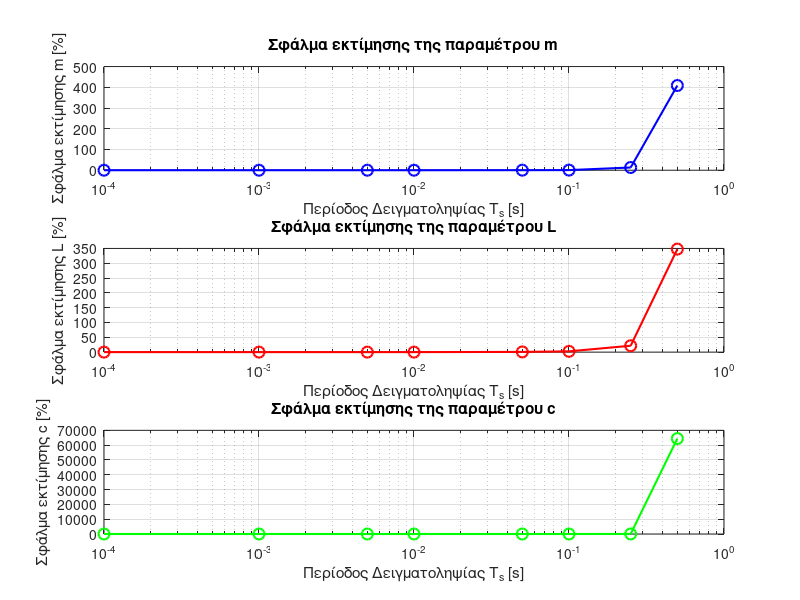

Write the MATLAB code that produced this figure.
clc; clear; close all;

% Πραγματικές παράμετροι συστήματος
m_true = 0.75;   % kg
L_true = 1.25;   % m
c_true = 0.15;   % N*m*sec
g = 9.81;        % m/sec^2
A0 = 4;          % Αρχικό πλάτος εισόδου
omega = 2;       % Συχνότητα εισόδου [rad/s]
T_sim = 20;      % Χρόνος προσομοίωσης (sec)

% Πίνακας περιόδων δειγματοληψίας
Ts_values = [0.0001 0.001 0.005 0.01 0.05 0.1 0.25 0.5];

% Αποθήκευση σφαλμάτων εκτίμησης
errors_m = zeros(size(Ts_values));
errors_L = zeros(size(Ts_values));
errors_c = zeros(size(Ts_values));

% Ορισμός συνεχούς συστήματος
A = [0 1; -g/L_true -c_true/(m_true*L_true^2)];
B = [0; 1/(m_true*L_true^2)];
C = [1 0];
D = 0;
sys = ss(A, B, C, D);

for i = 1:length(Ts_values)
    Ts = Ts_values(i); % Τρέχουσα περίοδος δειγματοληψίας

    % Δημιουργία χρόνου και εισόδου
    t_sampled = 0:Ts:T_sim;
    u_sampled = A0 * sin(omega * t_sampled);

    % Απόκριση συστήματος
    [y, ~, x] = lsim(sys, u_sampled, t_sampled);

    % Φιλτράρισμα του y με Savitzky-Golay
    y_smooth = sgolayfilt(y, 3, 11);

    % Υπολογισμός 1ης και 2ης παραγώγου του y
    y_dot = gradient(y_smooth, Ts);
    y_ddot = gradient(y_dot, Ts);

    % Μείωση δείγματος για αποφυγή θορύβου στα άκρα
    N = length(y) - 5;

    % Εφαρμογή μεθόδου ελαχίστων τετραγώνων στη μορφή της εξίσωσης κίνησης
    Phi = [-y_smooth(1:N), -y_dot(1:N), u_sampled(1:N)'];
    y_target = y_ddot(1:N);

    % Εκτίμηση παραμέτρων
    theta_hat = (Phi' * Phi + 1e-6 * eye(size(Phi,2))) \ (Phi' * y_target);
    alpha1_hat = theta_hat(1);
    alpha2_hat = theta_hat(2);
    b1_hat = theta_hat(3);

    % Υπολογισμός των L, m, c από τις εκτιμήσεις
    L_hat = g / alpha1_hat;
    m_hat = 1 / (b1_hat * L_hat^2);
    c_hat = alpha2_hat * m_hat * L_hat^2;

    % Υπολογισμός σχετικών σφαλμάτων
    errors_m(i) = abs((m_hat - m_true) / m_true) * 100;
    errors_L(i) = abs((L_hat - L_true) / L_true) * 100;
    errors_c(i) = abs((c_hat - c_true) / c_true) * 100;
end

% Δημιουργία διαγραμμάτων για τα σφάλματα εκτίμησης των παραμέτρων
figure('Position', [100, 100, 900, 600]);

subplot(3,1,1);
semilogx(Ts_values, errors_m, 'bo-', 'LineWidth', 1.5, 'MarkerSize', 8);
grid on;
xlabel('Περίοδος Δειγματοληψίας T_s [s]');
ylabel('Σφάλμα εκτίμησης m [%]');
title('Σφάλμα εκτίμησης της παραμέτρου m');

subplot(3,1,2);
semilogx(Ts_values, errors_L, 'ro-', 'LineWidth', 1.5, 'MarkerSize', 8);
grid on;
xlabel('Περίοδος Δειγματοληψίας T_s [s]');
ylabel('Σφάλμα εκτίμησης L [%]');
title('Σφάλμα εκτίμησης της παραμέτρου L');

subplot(3,1,3);
semilogx(Ts_values, errors_c, 'go-', 'LineWidth', 1.5, 'MarkerSize', 8);
grid on;
xlabel('Περίοδος Δειγματοληψίας T_s [s]');
ylabel('Σφάλμα εκτίμησης c [%]');
title('Σφάλμα εκτίμησης της παραμέτρου c');
